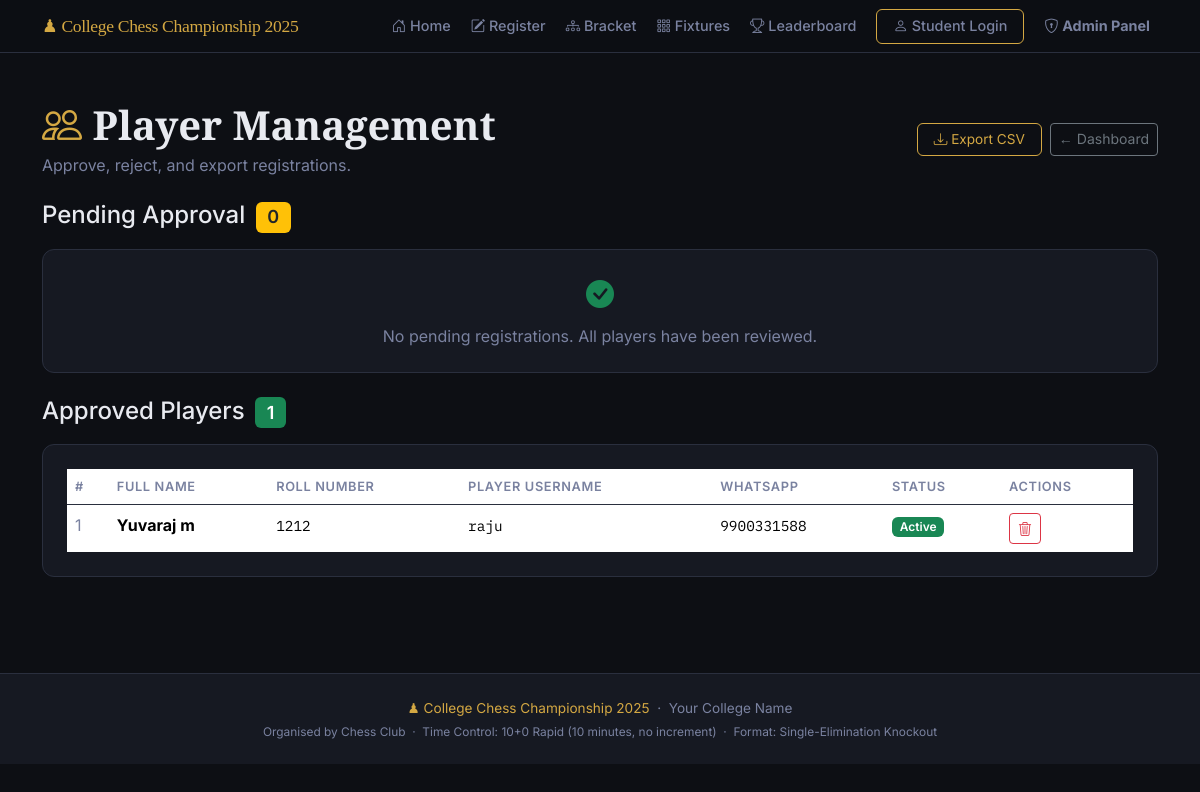
/admin/players (signed in), run on an earlier commit of the app's database.
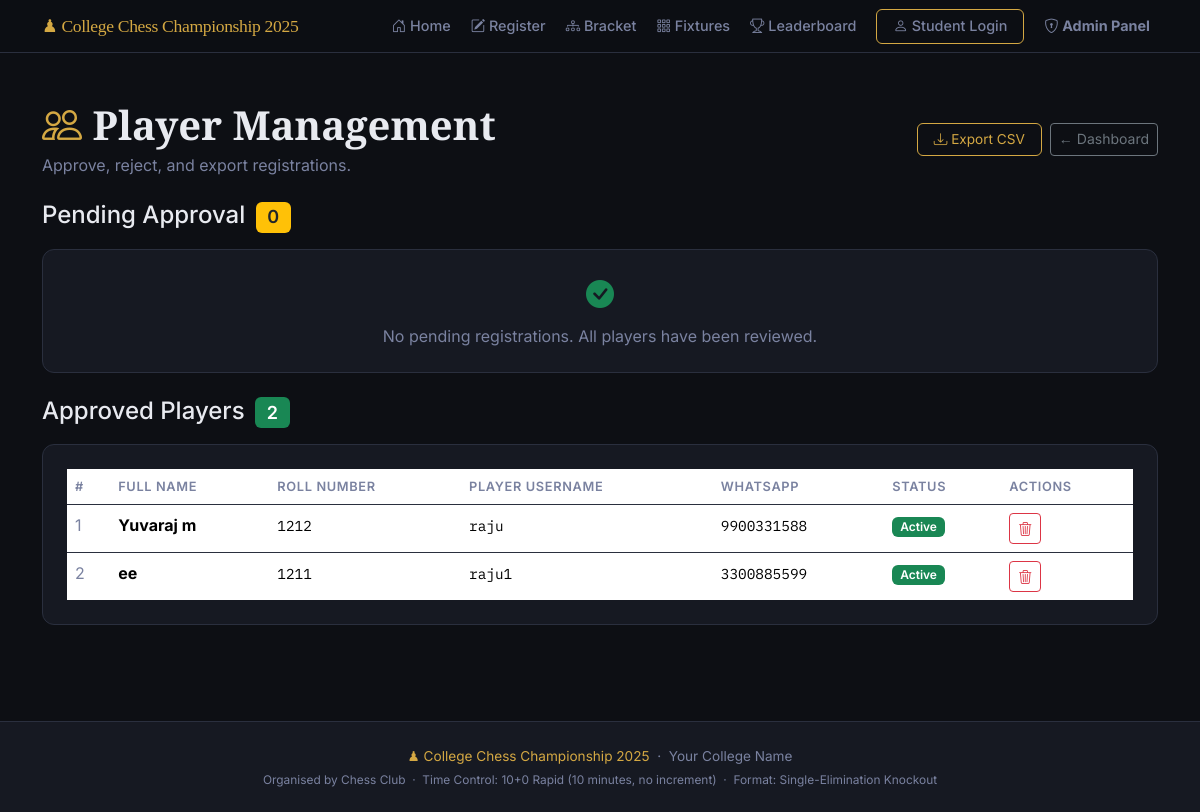
And on a later commit of the database.
### models.py (models this page shows, shortened)
class Player(db.Model):
    __tablename__ = "players"
    id = db.Column(db.Integer, primary_key=True)
    full_name      = db.Column(db.String(100), nullable=False)
    roll_number    = db.Column(db.String(50),  unique=True, nullable=False)
    chess_username = db.Column(db.String(50),  unique=True, nullable=False)
    whatsapp       = db.Column(db.String(20),  nullable=False)
    registered_at = db.Column(db.DateTime, default=datetime.utcnow)
    is_approved   = db.Column(db.Boolean, default=False)   # Admin must approve
    is_eliminated = db.Column(db.Boolean, default=False)   # Set True after a loss
    wins      = db.Column(db.Integer, default=0)   # Total match wins
    losses    = db.Column(db.Integer, default=0)   # Total match losses
    points    = db.Column(db.Integer, default=0)   # 1 per win, used for ranking
    bye_count = db.Column(db.Integer, default=0)   # Number of byes received
    matches_as_p1 = db.relationship(
        "Match", foreign_keys="Match.player1_id",
        backref="player1", lazy="dynamic"
    )
    matches_as_p2 = db.relationship(
        "Match", foreign_keys="Match.player2_id",
        backref="player2", lazy="dynamic"
    )
    matches_won = db.relationship(
        "Match", foreign_keys="Match.winner_id",
        backref="winner", lazy="dynamic"
    )

### app.py (the view)
    @app.route("/admin/players")
    @admin_required
    def admin_players():
        pending_players  = Player.query.filter_by(is_approved=False).order_by(Player.registered_at).all()
        approved_players = Player.query.filter_by(is_approved=True).order_by(Player.registered_at).all()
        return render_template(
            "admin_players.html",
            pending_players  = pending_players,
            approved_players = approved_players,
        )

### templates/admin_players.html (shortened to what the changed rows need)
{% extends "base.html" %}
{% block content %}
<section class="py-5">
  <div class="container">
    <div class="d-flex justify-content-between align-items-center mb-4">
      <div>
        <h1 class="chess-section-title mb-1">
          <i class="bi bi-people chess-gold"></i> Player Management
        </h1>
      </div>
    </div>
    <h4 class="mb-3">
      Approved Players
      <span class="badge bg-success ms-1">{{ approved_players | length }}</span>
    </h4>
    {% if approved_players %}
      <div class="chess-card">
        <div class="table-responsive">
          <table class="table table-borderless chess-table mb-0">
            <thead>
              <tr>
                <th>#</th>
                <th>Full Name</th>
                <th>Roll Number</th>
                <th>Player Username</th>
                <th>WhatsApp</th>
                <th>Status</th>
                <th>Actions</th>
              </tr>
            </thead>
            <tbody>
              {% for p in approved_players %}
              <tr class="{{ 'opacity-50' if p.is_eliminated else '' }}">
                <td class="text-muted">{{ p.id }}</td>
                <td><strong>{{ p.full_name }}</strong></td>
                <td><span class="chess-mono">{{ p.roll_number }}</span></td>
                <td>
                  <span class="chess-mono">{{ p.chess_username }}</span>
                </td>
                <td><span class="chess-mono">{{ p.whatsapp }}</span></td>
                <td>
                  {% if p.is_eliminated %}
                    <span class="badge bg-danger">Eliminated</span>
                  {% else %}
                    <span class="badge bg-success">Active</span>
                  {% endif %}
                </td>
                <td>
                  <form method="POST"
                        action="{{ url_for('admin_reject_player', player_id=p.id) }}"
                        style="display:inline;"
                        onsubmit="return confirm('Permanently remove {{ p.full_name }}?')">
                    <button type="submit" class="btn btn-outline-danger btn-sm"
                            title="Remove player">
                      <i class="bi bi-trash3"></i>
                    </button>
                  </form>
                </td>
              </tr>
              {% endfor %}
            </tbody>
          </table>
        </div>
      </div>
    {% else %}
      <div class="chess-card text-center py-4 text-muted">
        <i class="bi bi-person-x fs-3"></i>
        <p class="mt-2 mb-0">No approved players yet. Approve registrations above.</p>
      </div>
    {% endif %}
  </div>
</section>
{% endblock %}

What changed in the data, as far as the page shows it:
added Player: id "2", full_name "ee", roll_number "1211", chess_username "raju1", whatsapp "3300885599", is_eliminated "Active"
Also different on the page:
{{ approved_players | length }}: "1" → "2"
